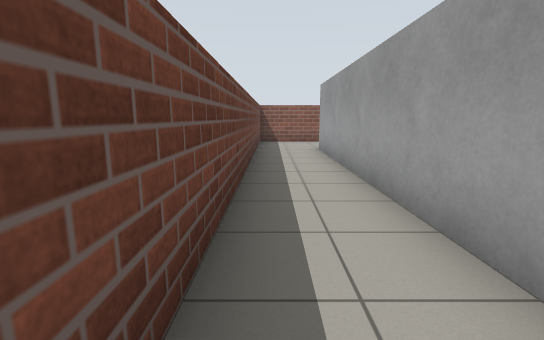
view 1 (above)

21 first-person views from a walk through a world built for the Gazebo simulator. The camera is 1 m above the floor, tilts 10° down and sees 85° across. The floor is counted in squares, 1 m on a side. Each view is taken from the middle of a square. On the plan, view 1 faces up. The plan holds only what a view shows up to about 12 squares ahead; the rest is blank.

view 2
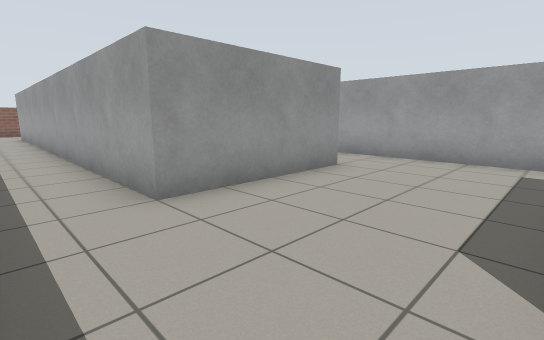

view 3
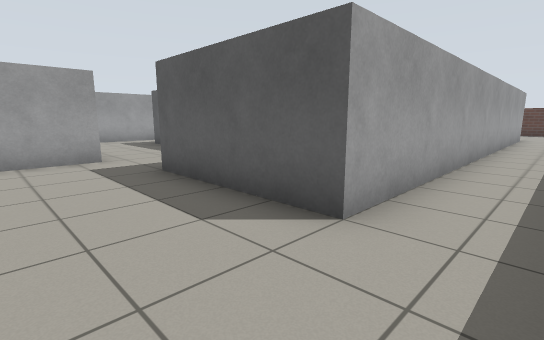

view 4
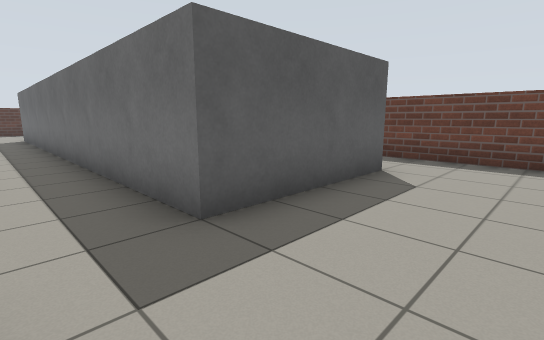

view 5
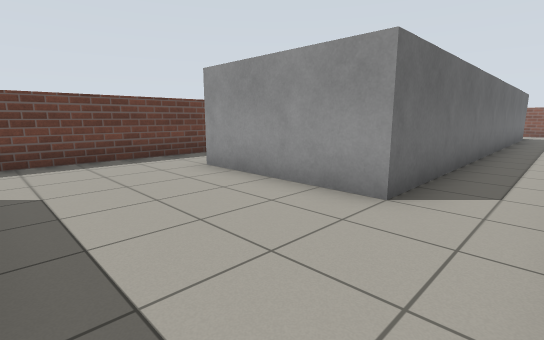

view 6
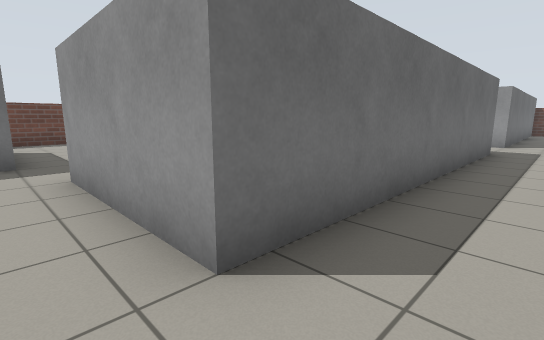

view 7
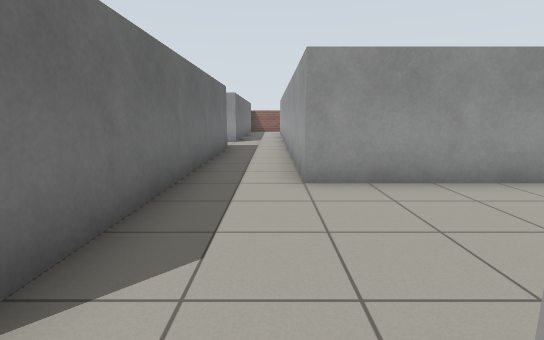

view 8
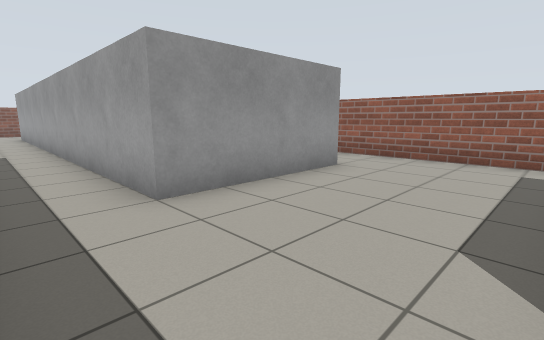

view 9
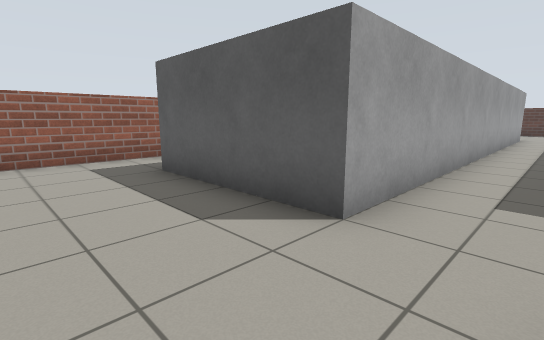

view 10
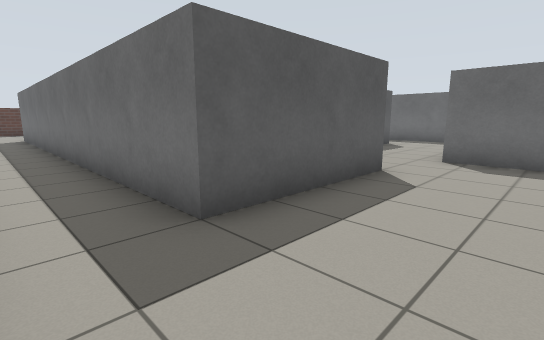

view 11
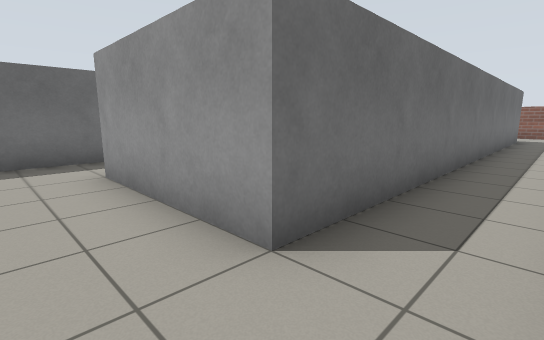

view 12
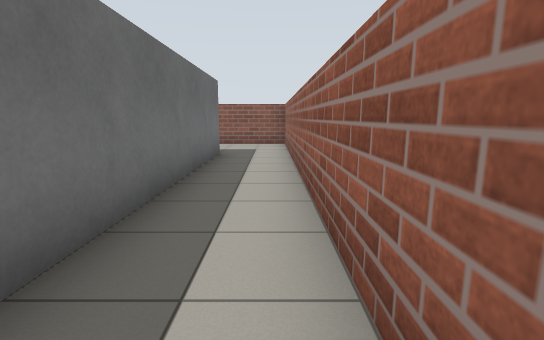

view 13
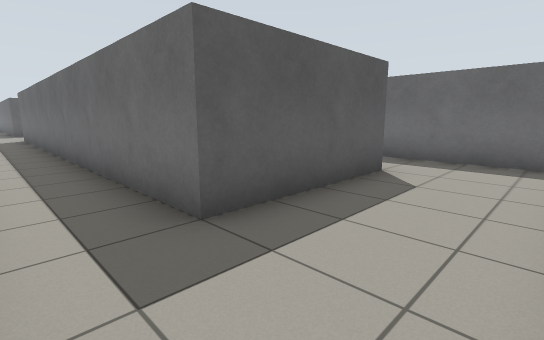

view 14
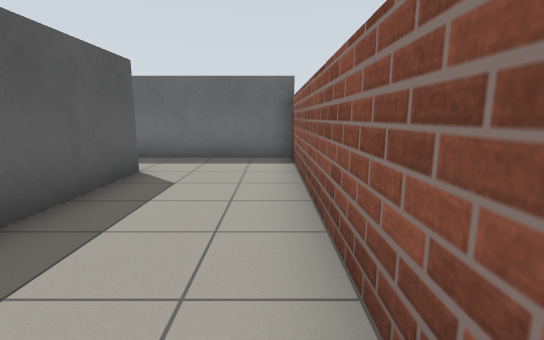

view 15
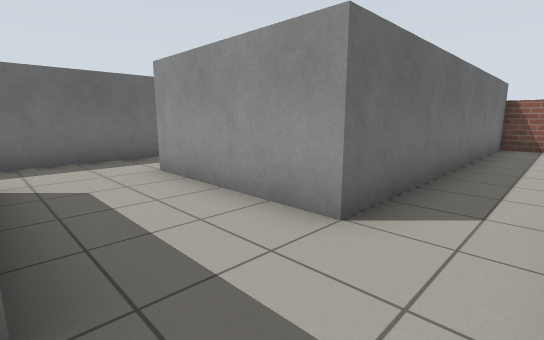

view 16
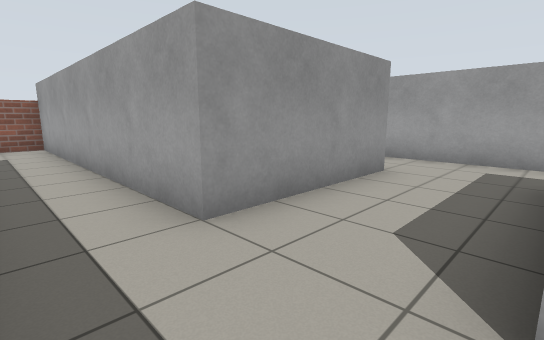

view 17
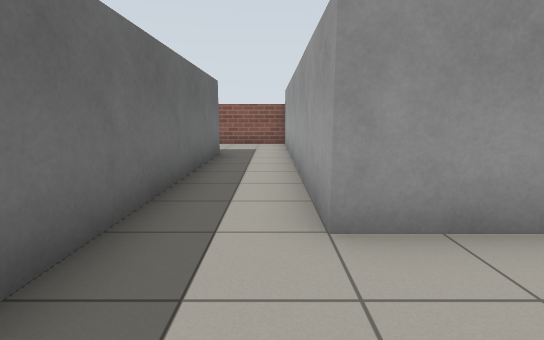

view 18
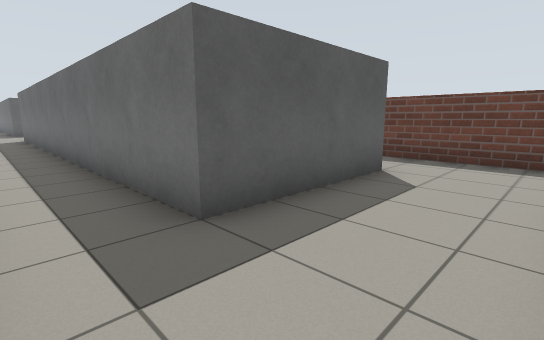

view 19
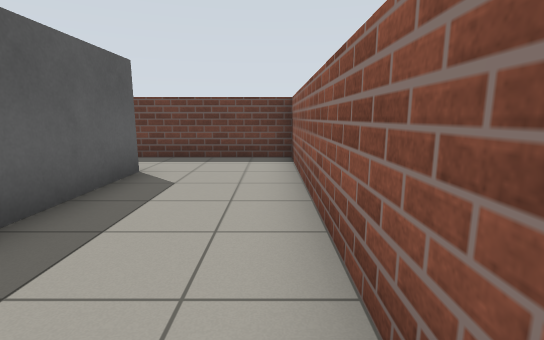

view 20
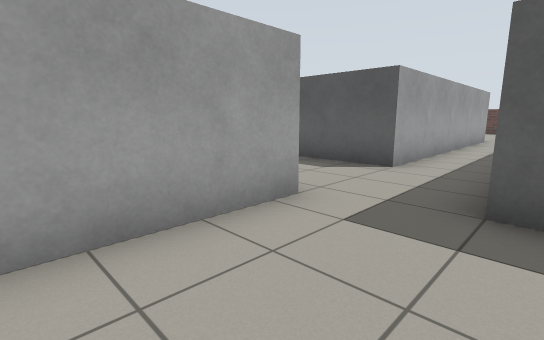

view 21
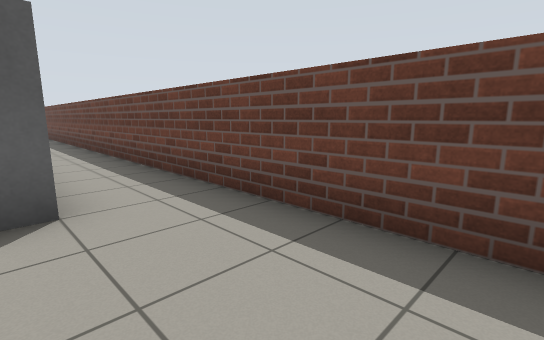

### Floor plan
Key: @ floor where view 1 was taken; # wall or solid block; . floor; B grey box.
Columns run from 1 left of view 1 to 20 right of it. Each row starts with its distance up from view 1.
 13 ##########  ##########
 12 #........B  B........#
 11 #........B  B........#
 10 #........B  B........#
  9 #..BBBB..B  B..BBBB..#
  8 #..B  B..B  B..B  B..#
  7 #..B  B..B  B..B  B..#
  6 #..B  B..B  B..B  B..#
  5 #..B  B..B  B..B  B..#
  4 #..B  B..BBBB..B  B..#
  3 #..B  B........B  B..#
  2 #..B  B........B  B..#
  1 #..B  B..B  B..B  B..
  0  @.B  B..   B..B  B..
 -1  ..B  B..   B..B  B..
 -2  ..B  B..   B..B  B..
 -3 #..B  B..B  B..B  B..#
 -4 #..BBBB..B  B..BBBB..#
 -5 #........B  B........#
 -6 #........B  B........#
 -7 #........B  B........#
 -8 #........BBBB........#
 -9 #..BBBB........BBBB..#
-10 #..B  B........B  B..
-11 #..B  B..BBBB..B  B..
-12 #..B  B..B   ..B  B..
-13 #..B  B..B   ..B  B..
-14 #..B  B..B   ..B  B..
-15 #..B  B..B   ..B  B..
-16 #..B  B..B   ..B  B..
-17 #..B  B..B    .B  B.
-18 #..B  B..B    .B  B.
-19 #..B  B..B    .B  B.
-20 # .B  B. B    .B  B.
-21   .B  B.      .B  B.
-22   .B  B.      .B  B.

Positions as (right, up) in squares from view 1, and headings:
1: (0, 0), facing up
2: (0, -8), facing up-right
3: (0, -6), facing down-right
4: (7, -6), facing down-left
5: (7, -8), facing up-left
6: (13, -9), facing up-left
7: (13, -9), facing up
8: (12, -8), facing up-right
9: (12, -6), facing down-right
10: (19, -6), facing down-left
11: (19, -6), facing up-left
12: (19, 1), facing up
13: (19, 12), facing down-left
14: (19, 12), facing left
15: (13, 1), facing up-left
16: (6, 1), facing up-right
17: (7, 1), facing up
18: (7, 12), facing down-left
19: (7, 12), facing left
20: (5, -5), facing down-right
21: (2, -5), facing down-left
